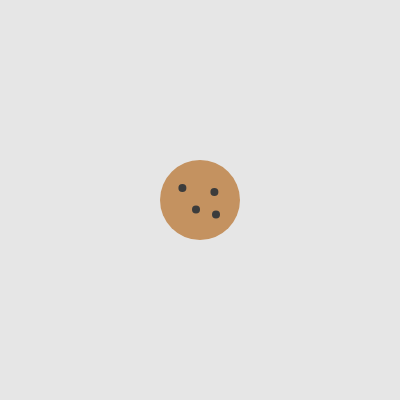
Frame 1 (no input)
Frame 60 (no input): identical to frame 1, image omitted
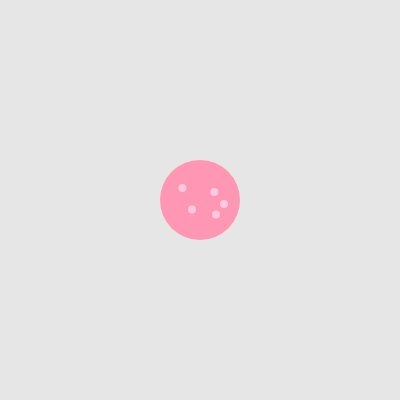
Frame 120 (the mouse pressed at the canvas centre since frame 60)

The p5.js sketch that drew these frames (run headless with seeded random() and noise() and a simulated clock; from frame 60 on, the mouse is pressed at the canvas centre):

// p5.js sketch
// ── sketch.js
// DM2008 – Activity 4a
// Bake a Cookie (30 min)
let cookie;

function setup() {
  createCanvas(400, 400);
  noStroke();
  
  // Step 3: make one cookie object
  cookie = new Cookie("choc-chip", 80, width/2, height/2);
}

function draw() {
  background(230);
  
  // Step 4: call the cookie’s show() method
  cookie.show();  
}

// Cookie class
class Cookie {
  constructor(flavor, size, x, y) {
    this.flavor = flavor;
    this.size = size;
    this.x = x;
    this.y = y;
  }

  show() {
    // base color depending on flavor
    if (this.flavor == "choc-chip") fill(196, 146, 96);
    else if (this.flavor == "plain") fill(220, 180, 120);
    else if (this.flavor == "strawberry") fill(255, 150, 180);
    else if (this.flavor == "double-choc") fill(100, 50, 30);
    else fill(200); // fallback

    ellipse(this.x, this.y, this.size);

    // decorations based on flavor
    const s = this.size * 0.1;
    if (this.flavor == "choc-chip") {
      fill(60);
      ellipse(this.x - this.size*0.22, this.y - this.size*0.15, s);
      ellipse(this.x + this.size*0.18, this.y - this.size*0.10, s);
      ellipse(this.x - this.size*0.05, this.y + this.size*0.12, s);
      ellipse(this.x + this.size*0.20, this.y + this.size*0.18, s);
    } else if (this.flavor == "double-choc") {
      fill(30);
      ellipse(this.x - this.size*0.1, this.y, s);
      ellipse(this.x + this.size*0.20, this.y - this.size*0.10, s);
      ellipse(this.x, this.y + this.size*0.20, s);
    } else if (this.flavor == "strawberry") {
      fill(255, 200, 220);
      ellipse(this.x - this.size*0.22, this.y - this.size*0.15, s);
      ellipse(this.x + this.size*0.18, this.y - this.size*0.10, s);
      ellipse(this.x - this.size*0.10, this.y + this.size*0.12, s);
      ellipse(this.x + this.size*0.20, this.y + this.size*0.18, s);
      ellipse(this.x + this.size*0.30, this.y + this.size*0.05, s);
    }
  }

  // move cookie
  move(dx, dy) {
    this.x += dx;
    this.y += dy;
    this.x = constrain(this.x, this.size/2, width - this.size/2);
    this.y = constrain(this.y, this.size/2, height - this.size/2);
  }

  // randomize flavor
  randomFlavor() {
    const flavors = ["choc-chip", "plain", "strawberry", "double-choc"];
    this.flavor = random(flavors);
  }
}

// Step 5: add movement (keyboard arrows)
function keyPressed() {
  let step = 10;
  if (keyCode === LEFT_ARROW) cookie.move(-step, 0);
  if (keyCode === RIGHT_ARROW) cookie.move(step, 0);
  if (keyCode === UP_ARROW) cookie.move(0, -step);
  if (keyCode === DOWN_ARROW) cookie.move(0, step);
}

// Step 6: add flavor randomizer (mouse click)
function mousePressed() {
  cookie.randomFlavor();
}
